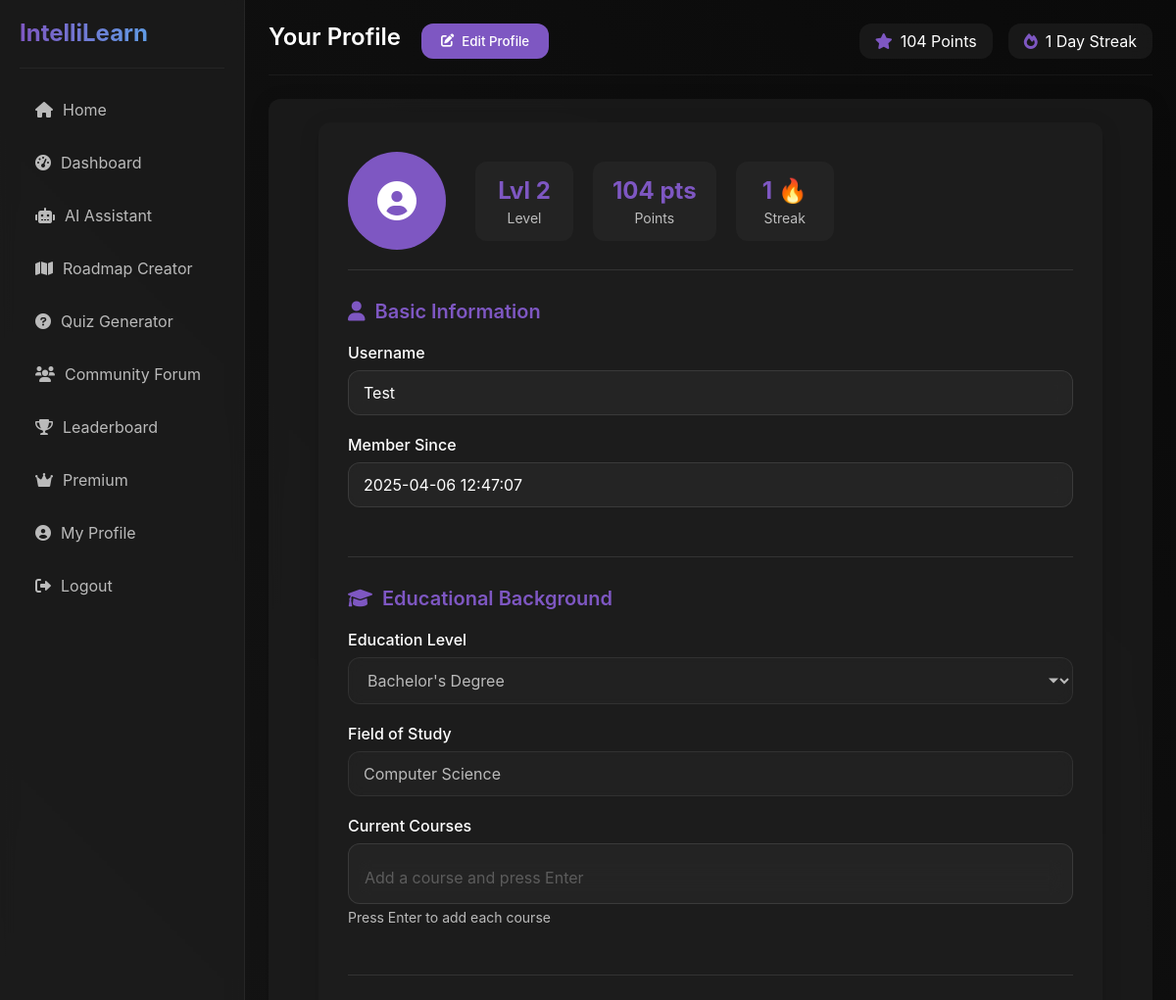
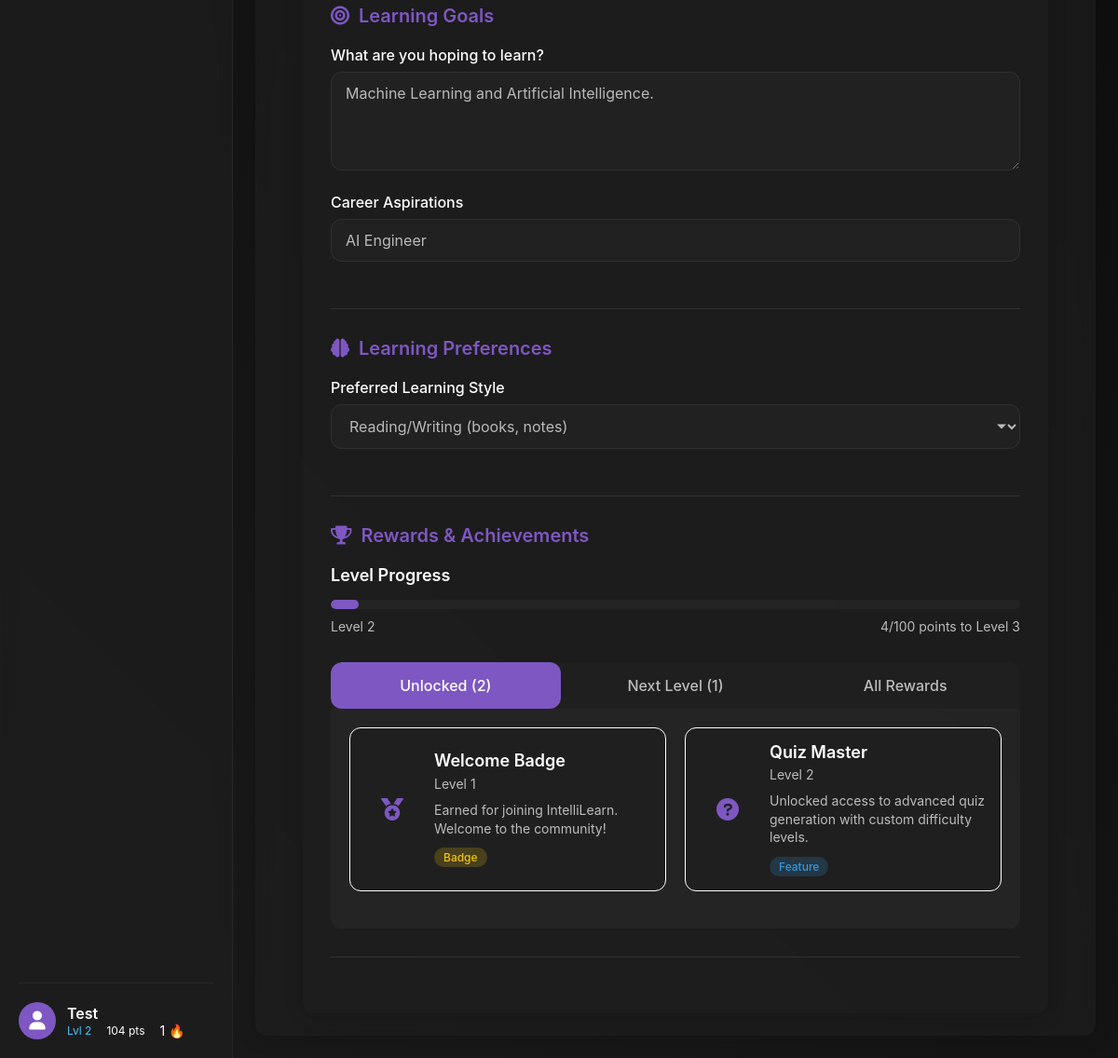
The page /profile (signed in) on the database as committed earlier (2 pictures, top to bottom).
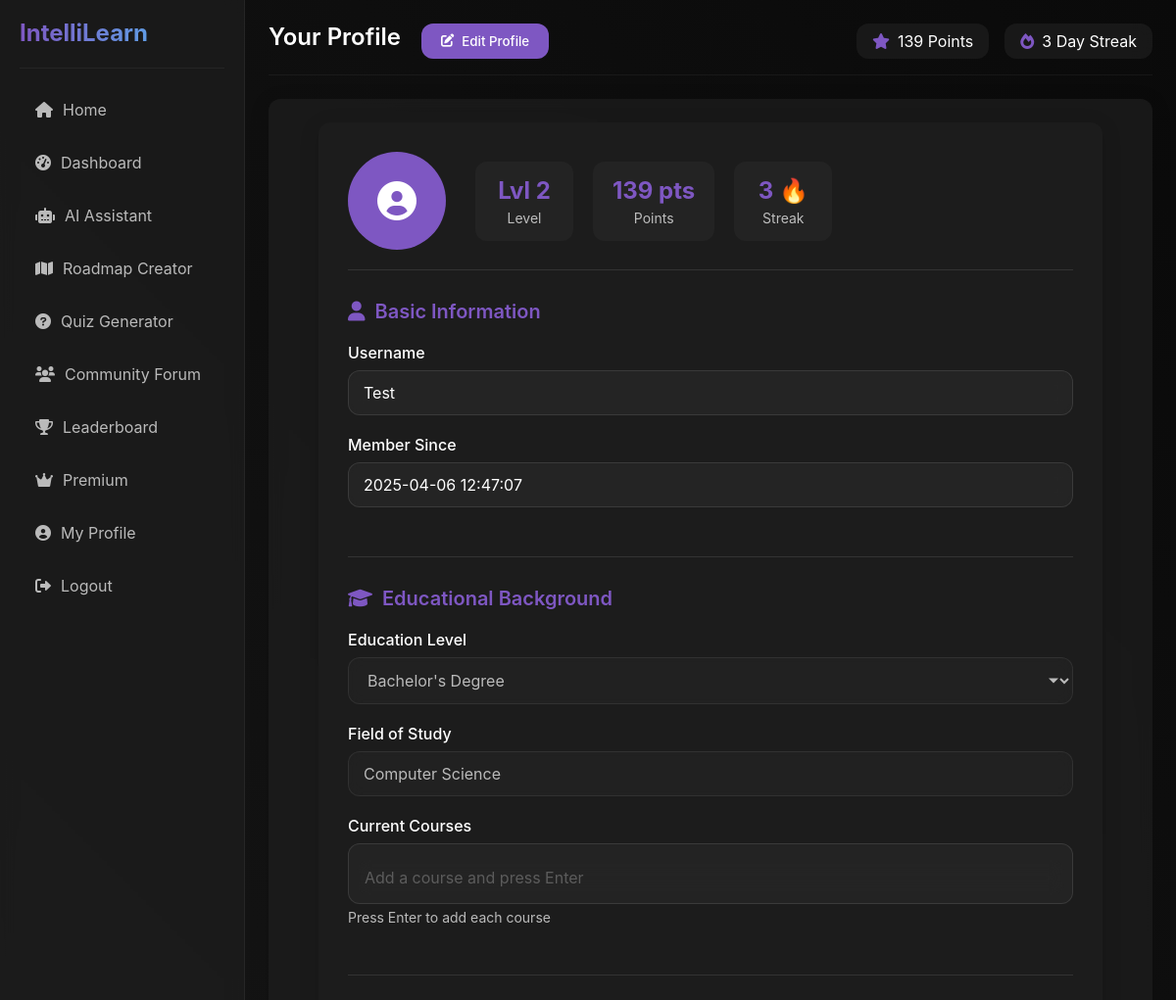
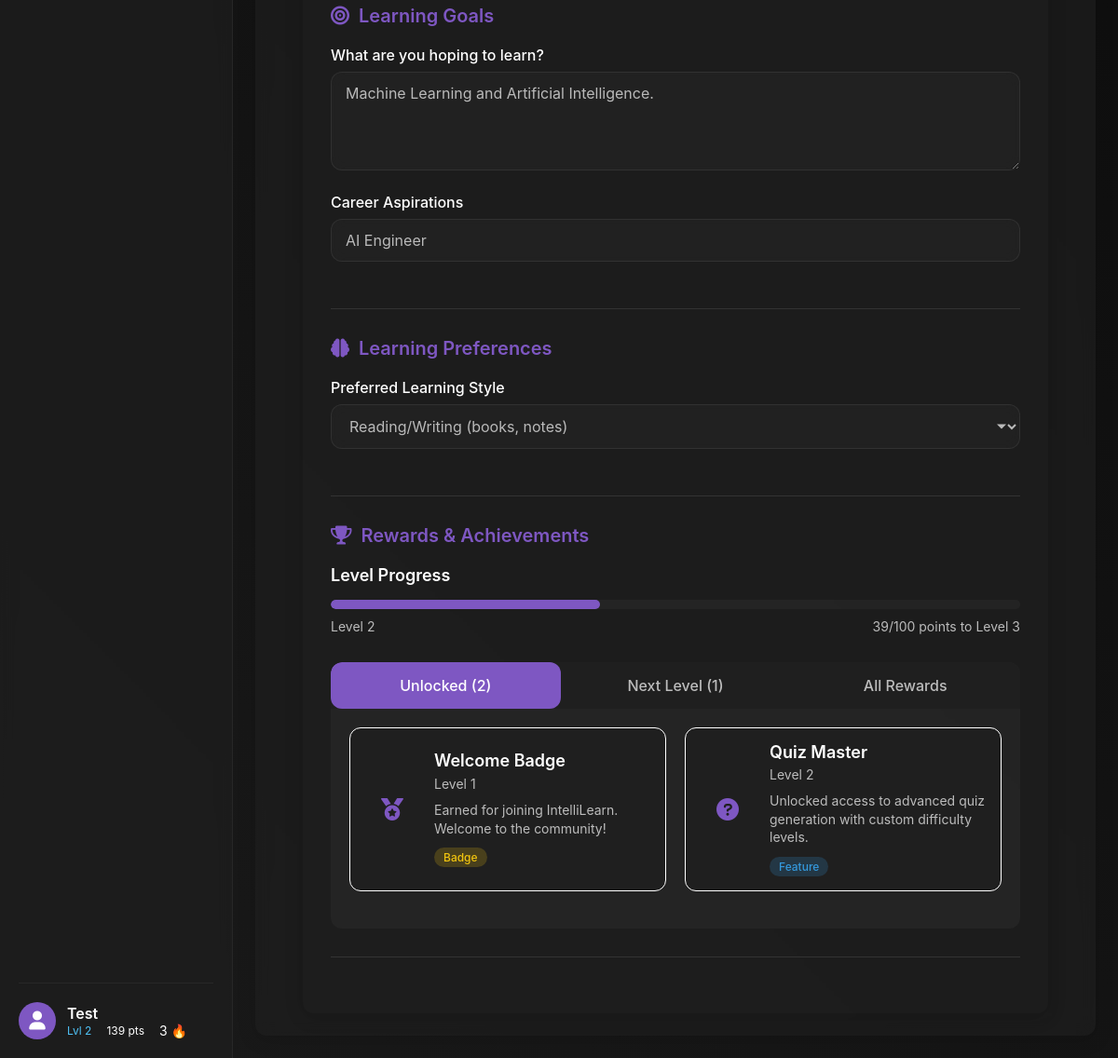
The same page on the database as committed later (2 pictures, top to bottom).
### models.py (models this page shows, shortened)
class User(db.Model):
    __tablename__ = 'users'
    id = db.Column(db.Integer, primary_key=True)
    username = db.Column(db.String(50), unique=True, nullable=False)
    password = db.Column(db.String(100), nullable=False)
    points = db.Column(db.Integer, default=0)
    level = db.Column(db.Integer, default=1)
    streak = db.Column(db.Integer, default=0)
    completed_topics = db.Column(db.Text, default='[]')  # JSON string of completed topics
    is_premium = db.Column(db.Boolean, default=False)
    premium_until = db.Column(db.DateTime, nullable=True)
    created_at = db.Column(db.DateTime, default=datetime.datetime.utcnow)
    education_level = db.Column(db.String(100), nullable=True)  # e.g., High School, Bachelor's, Master's
    field_of_study = db.Column(db.String(100), nullable=True)  # e.g., Computer Science, Biology
    current_courses = db.Column(db.Text, default='[]')  # JSON string of current courses
    learning_goals = db.Column(db.Text, nullable=True)  # Learning objectives
    career_goals = db.Column(db.String(200), nullable=True)  # Career aspirations
    preferred_learning_style = db.Column(db.String(50), nullable=True)  # e.g., Visual, Auditory, Reading/Writing
    roadmaps = db.relationship('Roadmap', backref='creator', lazy=True)
    forum_posts = db.relationship('ForumPost', backref='author', lazy=True)
    forum_comments = db.relationship('ForumComment', backref='author', lazy=True)
    chat_messages = db.relationship('ChatMessage', backref='user', lazy=True)
    def get_completed_topics(self):
        if self.completed_topics:
            return json.loads(self.completed_topics)
        return []
    def get_current_courses(self):
        if self.current_courses:
            return json.loads(self.current_courses)
        return []
    def to_dict(self):
        return {
            'id': self.id,
            'username': self.username,
            'points': self.points,
            'level': self.level,
            'streak': self.streak,
            'completed_topics': self.get_completed_topics(),
            'is_premium': self.is_premium,
            'premium_until': self.premium_until.isoformat() if self.premium_until else None,
            'education_level': self.education_level,
            'field_of_study': self.field_of_study,
            'current_courses': self.get_current_courses(),
            'learning_goals': self.learning_goals,
            'career_goals': self.career_goals,
            'preferred_learning_style': self.preferred_learning_style
        }
    def get_rewards(self):
        rewards = UserReward.query.filter(UserReward.level <= self.level, UserReward.is_active == True).all()
        return [reward.to_dict() for reward in rewards]
    def get_next_rewards(self):
        next_rewards = UserReward.query.filter(UserReward.level == self.level + 1, UserReward.is_active == True).all()
        return [reward.to_dict() for reward in next_rewards]
    def get_all_rewards(self):
        rewards = []
        all_rewards = UserReward.query.filter(UserReward.level <= 10, UserReward.is_active == True).order_by(UserReward.level).all()
        for reward in all_rewards:
            reward_dict = reward.to_dict()
            reward_dict['unlocked'] = reward.level <= self.level
            rewards.append(reward_dict)
        return rewards

### app.py (the view)
@app.route('/profile')
@login_required
def profile():
    username = session['username']
    user = User.query.filter_by(username=username).first()
    unlocked_rewards = user.get_rewards()
    next_level_rewards = user.get_next_rewards()
    all_rewards = user.get_all_rewards()
    current_level_points = (user.level - 1) * 100
    next_level_points = user.level * 100
    level_progress = ((user.points - current_level_points) / 100) * 100  # As percentage
    notifications = session.pop('notifications', [])
    return render_template('profile.html',
                          user=user,
                          unlocked_rewards=unlocked_rewards,
                          next_level_rewards=next_level_rewards,
                          all_rewards=all_rewards,
                          level_progress=level_progress,
                          notifications=notifications)

### app.py (called while the page is built)
@app.template_filter('timestamp_format')
def timestamp_format(timestamp):
    if isinstance(timestamp, datetime.datetime):
        return timestamp.strftime('%Y-%m-%d %H:%M:%S')
    try:
        date = datetime.datetime.fromtimestamp(timestamp)
        return date.strftime('%Y-%m-%d %H:%M:%S')
    except (TypeError, ValueError):
        return str(timestamp)

@app.context_processor
def inject_user():
    user_data = None
    if 'username' in session:
        user = User.query.filter_by(username=session['username']).first()
        if user:
            user_data = user.to_dict()
    return dict(user=user_data)

def login_required(f):
    @wraps(f)
    def decorated_function(*args, **kwargs):
        if 'username' not in session:
            return redirect(url_for('login'))
        return f(*args, **kwargs)
    return decorated_function

### models.py (called while the page is built)
    def to_dict(self):
        return {
            'id': self.id,
            'level': self.level,
            'name': self.name,
            'description': self.description,
            'reward_type': self.reward_type,
            'icon': self.icon,
            'is_active': self.is_active
        }

### templates/profile.html (shortened to what the changed rows need)
{% extends "base.html" %}
{% block page_title %}
    Your Profile
    <div class="page-actions">
        <button class="btn btn-primary btn-sm" id="edit-profile-btn">
            <i class="fas fa-edit"></i> Edit Profile
        </button>
    </div>
{% endblock %}
{% block content %}
<div class="profile-container">
    <div class="profile-header">
        <div class="profile-stats">
            <div class="stat-box">
                <div class="stat-value user-level">Lvl {{ user.level }}</div>
                <div class="stat-label">Level</div>
            </div>
            <div class="stat-box">
                <div class="stat-value user-points">{{ user.points }} pts</div>
                <div class="stat-label">Points</div>
            </div>
            <div class="stat-box">
                <div class="stat-value">{{ user.streak }} 🔥</div>
                <div class="stat-label">Streak</div>
            </div>
        </div>
    </div>
    <div class="profile-form">
        <form id="profile-form" method="post" action="{{ url_for('update_profile') }}">
            <div class="form-section">
                <div class="form-group">
                    <label for="username">Username</label>
                    <input type="text" id="username" name="username" value="{{ user.username }}" readonly>
                </div>
                <div class="form-group">
                    <label for="member-since">Member Since</label>
                    <input type="text" id="member-since" value="{{ user.created_at|timestamp_format }}" readonly>
                </div>
            </div>
            <div class="form-section">
                <div class="form-group">
                    <label for="education-level">Education Level</label>
                    <select id="education-level" name="education_level" disabled>
                        <option value="Bachelor's Degree" {% if user.education_level == "Bachelor's Degree" %}selected{% endif %}>Bachelor's Degree</option>
                    </select>
                </div>
                <div class="form-group">
                    <label for="field-of-study">Field of Study</label>
                    <input type="text" id="field-of-study" name="field_of_study" value="{{ user.field_of_study }}" placeholder="E.g. Computer Science, Biology, Literature" disabled>
                </div>
            </div>
            <div class="form-section">
                <div class="form-group">
                    <label for="learning-goals">What are you hoping to learn?</label>
                    <textarea id="learning-goals" name="learning_goals" rows="4" placeholder="Describe your learning objectives" disabled>{{ user.learning_goals }}</textarea>
                </div>
                <div class="form-group">
                    <label for="career-goals">Career Aspirations</label>
                    <input type="text" id="career-goals" name="career_goals" value="{{ user.career_goals }}" placeholder="E.g. Software Engineer, Data Scientist, Teacher" disabled>
                </div>
            </div>
            <div class="form-section">
                <div class="form-group">
                    <label for="learning-style">Preferred Learning Style</label>
                    <select id="learning-style" name="preferred_learning_style" disabled>
                        <option value="Reading/Writing" {% if user.preferred_learning_style == "Reading/Writing" %}selected{% endif %}>Reading/Writing (books, notes)</option>
                    </select>
                </div>
            </div>
        </form>
    </div>
    <div class="form-section">
        <div class="rewards-container">
            <div class="level-progress-section">
                <div class="level-progress-container">
                    <div class="level-progress-bar">
                        <div class="level-progress-fill" style="width: {{ level_progress }}%;"></div>
                    </div>
                    <div class="level-progress-info">
                        <span>Level {{ user.level }}</span>
                        <span>{{ user.points % 100 }}/100 points to Level {{ user.level + 1 }}</span>
                    </div>
                </div>
            </div>
                            {% set current_level = 0 %}
{% endblock %}

### templates/base.html (shortened to what this page needs)
<!DOCTYPE html>
<html lang="en">
<head>
    <link rel="stylesheet" href="{{ url_for('static', filename='css/style.css') }}">
    <link rel="stylesheet" href="https://cdnjs.cloudflare.com/ajax/libs/font-awesome/6.0.0/css/all.min.css">
</head>
<body>
    <div class="app-container">
        <nav class="sidebar">
            <div class="sidebar-header">
                <h1 class="logo">IntelliLearn</h1>
            </div>
            <ul class="sidebar-menu">
                {% if 'username' in session %}
                <li><a href="{{ url_for('dashboard') }}"><i class="fas fa-home"></i> Home</a></li>
                <li><a href="{{ url_for('dashboard') }}"><i class="fas fa-tachometer-alt"></i> Dashboard</a></li>
                <li><a href="{{ url_for('ai_chat') }}"><i class="fas fa-robot"></i> AI Assistant</a></li>
                <li><a href="{{ url_for('roadmap_creator') }}"><i class="fas fa-map"></i> Roadmap Creator</a></li>
                <li><a href="{{ url_for('quiz_generator') }}"><i class="fas fa-question-circle"></i> Quiz Generator</a></li>
                <li><a href="{{ url_for('forum') }}"><i class="fas fa-users"></i> Community Forum</a></li>
                <li><a href="{{ url_for('leaderboard') }}"><i class="fas fa-trophy"></i> Leaderboard</a></li>
                <li><a href="{{ url_for('premium') }}"><i class="fas fa-crown"></i> Premium</a></li>
                <li><a href="{{ url_for('profile') }}"><i class="fas fa-user-circle"></i> My Profile</a></li>
                <li><a href="{{ url_for('logout') }}"><i class="fas fa-sign-out-alt"></i> Logout</a></li>
                {% else %}
                <li><a href="{{ url_for('index') }}"><i class="fas fa-home"></i> Home</a></li>
                <li><a href="{{ url_for('login') }}"><i class="fas fa-sign-in-alt"></i> Login</a></li>
                <li><a href="{{ url_for('signup') }}"><i class="fas fa-user-plus"></i> Sign Up</a></li>
                {% endif %}
            </ul>
            {% if 'username' in session %}
            <a href="{{ url_for('profile') }}" class="user-info-link">
                <div class="user-info">
                    <div class="user-avatar">
                        <i class="fas fa-user"></i>
                    </div>
                    <div class="user-details">
                        <div class="username">{{ user.username }}</div>
                        <div class="user-stats">
                            <span class="user-level" title="Current Level">Lvl {{ user.level }}</span>
                            <span class="user-points" title="Points">{{ user.points }} pts</span>
                            <span class="user-streak" title="Current Streak">{{ user.streak }} 🔥</span>
                        </div>
                    </div>
                </div>
            </a>
            {% endif %}
        </nav>
        <main class="content">
            <div class="content-header">
                <div class="page-title">
                    <h2>{% block page_title %}IntelliLearn{% endblock %}</h2>
                </div>
                {% if 'username' in session %}
                <div class="user-stats">
                    <div class="stat">
                        <i class="fas fa-star"></i>
                        <span>{% if user is defined %}{{ user.points }} Points{% else %}0 Points{% endif %}</span>
                    </div>
                    <div class="stat">
                        <i class="fas fa-fire"></i>
                        <span>{% if user is defined %}{{ user.streak }} Day Streak{% else %}0 Day Streak{% endif %}</span>
                    </div>
                </div>
                {% endif %}
            </div>
            <div class="content-body">
                {% block content %}{% endblock %}
        </main>
    </div>
</body>
</html>

Rows that differ between the two databases and show on the page:
changed User "Test": points "104" → "139"; streak "1" → "3"; user.points%100 "4" → "39"
Other text that changed with them:
{{ level_progress }}: 4.0 → 39.0 (drawn)
